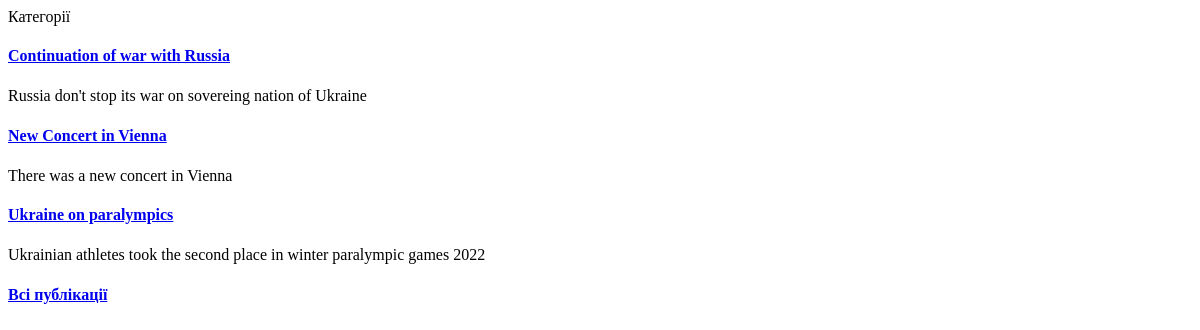
Before: / with the older database file.
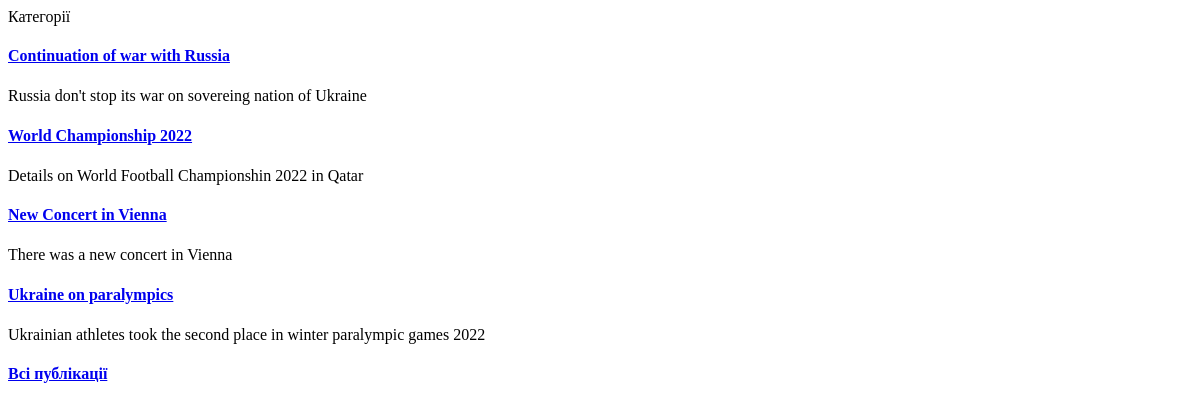
After: the same page with the newer database file.
### app_blog/models.py (models this page shows, shortened)
class Article(models.Model):
    title = models.CharField("Title", max_length=127, help_text="Max 127 characters length")
    description = models.CharField("Article description",
                                   max_length=512, blank=True, null=True)
    publication_date = models.DateField("Date of publication", default=timezone.now)
    slug = models.SlugField("Slug", unique_for_date='publication_date')
    main_page = models.BooleanField("Main page", default=False, help_text="Show on main page")
    category = models.ForeignKey(Category, related_name="news",
                                verbose_name="Category", on_delete=models.CASCADE)
    objects = models.Manager()
    def get_absolute_url(self):
        try:
            url = reverse("news-detail",
                            kwargs={
                                'year': self.publication_date.strftime("%Y"),
                                'month': self.publication_date.strftime("%m"),
                                'day': self.publication_date.strftime("%d"),
                                'slug': self.slug})
        except:
            url = '/'
        return url
    class Meta:
        ordering = ['-publication_date']
        verbose_name = "Article"
        verbose_name_plural = "Articles"

### app_blog/views.py (the view, shortened to what this page needs)
# urls.py: path(r'', views.HomePageView.as_view(), name='home'),
class HomePageView(TemplateView):
    model = Article
    template_name = 'index.html'
    context_object_name = 'categories'
    def get_context_data(self, **kwargs):
        context = super(HomePageView, self).get_context_data(**kwargs)
        context['articles'] = Article.objects.filter(main_page=True)[:5]
        return context

### app_blog/templates/index.html (shortened to what this page needs)
<!DOCTYPE html>
<html lang="uk">
    <head>
    </head>
    <body>
        Категорії
        {% if articles %}
            {% for item in articles %}
                <div>
                    <a href="{{ item.get_absolute_url }}"><h4>{{ item.title }}</h4></a>
                    <p>
                        {{ item.description|safe|escape|striptags|truncatewords_html:32 }}
                    </p>
                </div>
            {% endfor %}
        {% endif %}
        <a href="{% url 'articles-list' %}">
        <h4>Всі публікації</h4>
        </a>
    </body>
</html>

Changed rows visible on the page:
added Article: title "World Championship 2022", description "Details on World Football Championshin 2022 in Qatar"
